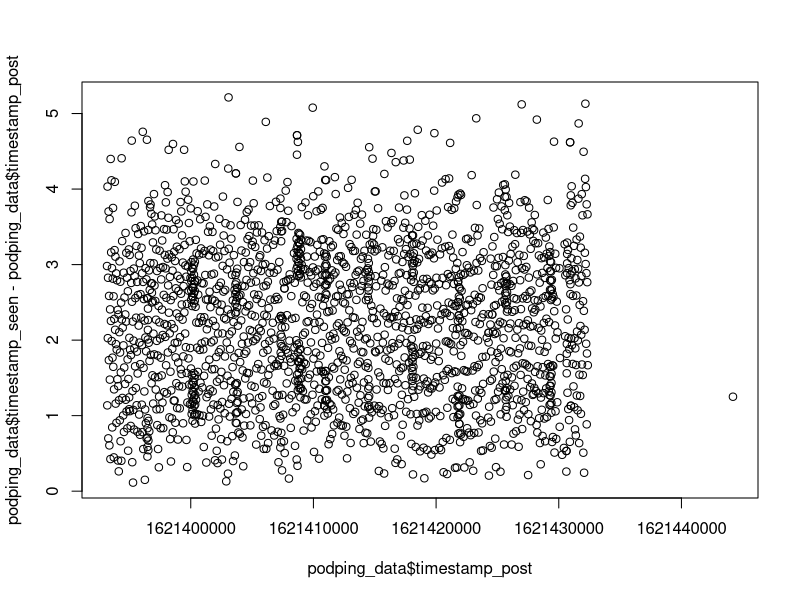

Generate this figure with R:
#!/usr/bin/env Rscript
# A place holder script for data exploration and visualization
# (that actually does a little visualization)
#
# Requires installation of R, at a minimum for apt use:
#     $sudo apt install r-base r-base-core r-recommended
#
# Version 0.1
podping_data <- read.csv("data.csv")
postscript(file="image-timestamp_delay.ps")
plot(
        x=podping_data$timestamp_post,
        y=podping_data$timestamp_seen-podping_data$timestamp_post
)
dev.off()
